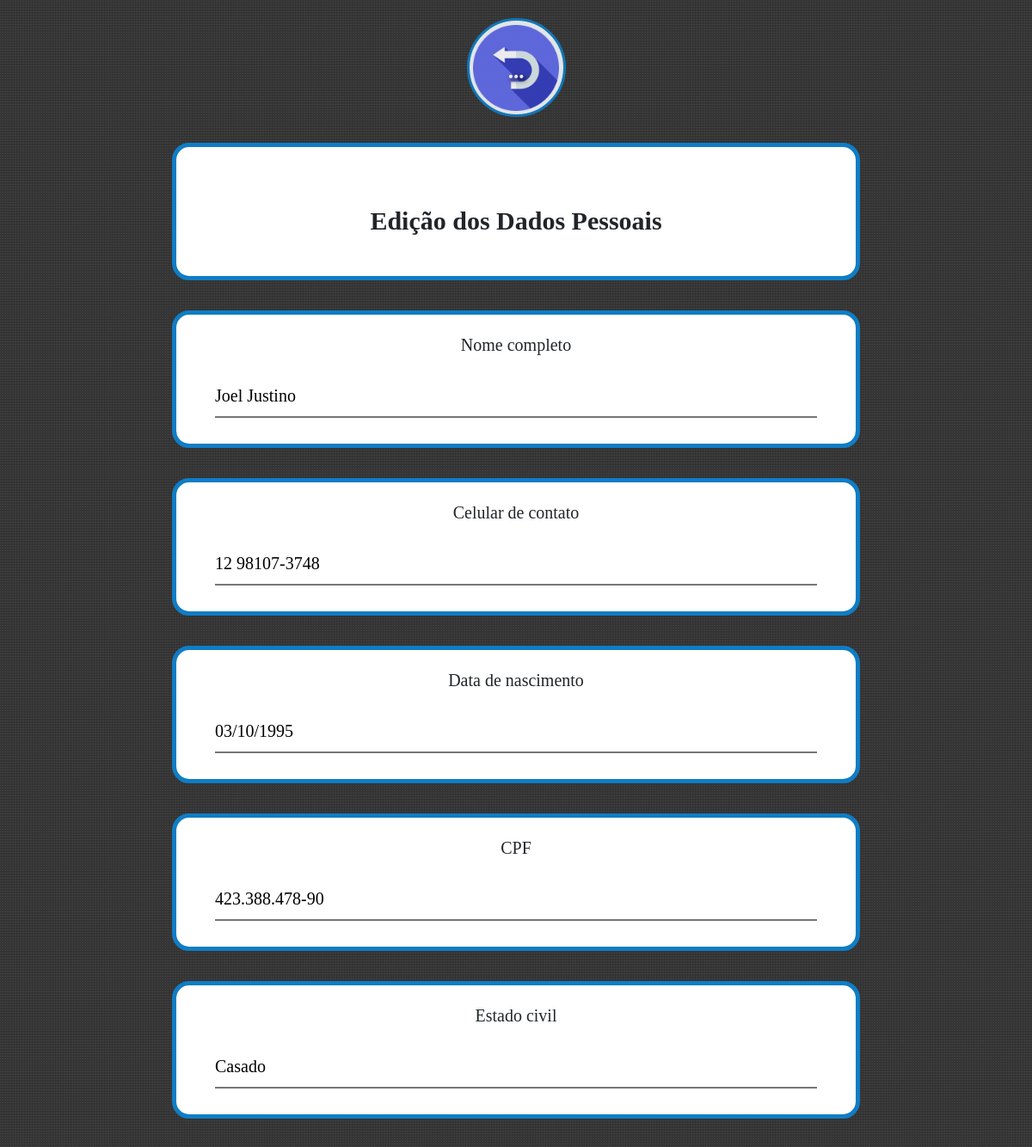
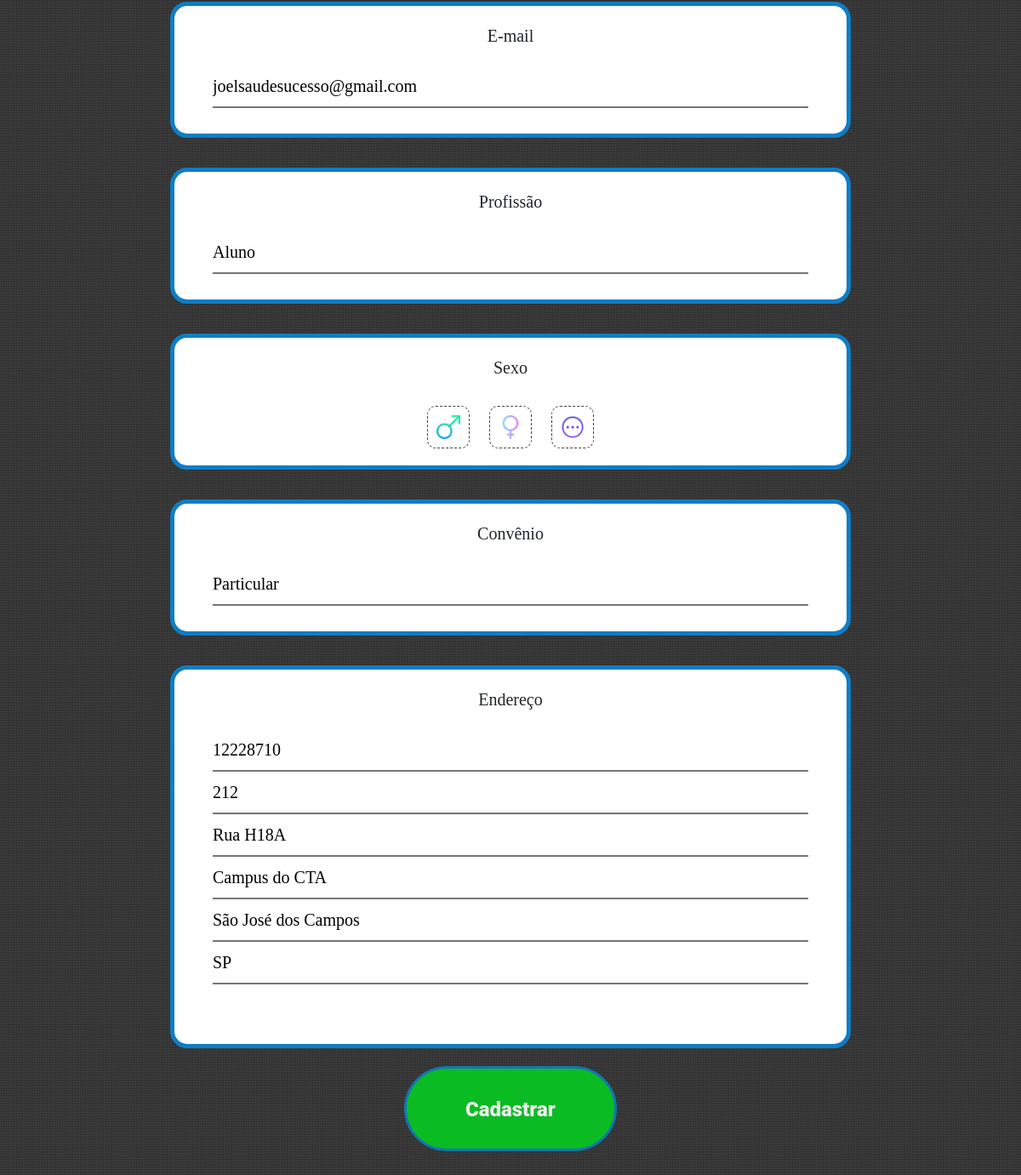
The page /php/editar_dados/editar_usuario.php?id_pac=9 on the database its author committed (2 pictures, top to bottom).
### tables this page shows
CREATE TABLE `dados_paciente` (
  `id_pac` int(11) NOT NULL,
  `CPF` varchar(14) DEFAULT NULL,
  `nome` varchar(40) DEFAULT NULL,
  `celular` varchar(14) DEFAULT NULL,
  `idade` varchar(10) DEFAULT NULL,
  `estado_civil` varchar(30) DEFAULT NULL,
  `email` varchar(40) DEFAULT NULL,
  `work` varchar(40) DEFAULT NULL,
  `gender` varchar(10) DEFAULT NULL,
  `convenio` varchar(20) DEFAULT NULL,
  `CEP` varchar(20) DEFAULT NULL,
  `ad_number` varchar(10) DEFAULT NULL,
  `street` varchar(40) DEFAULT NULL,
  `district` varchar(40) DEFAULT NULL,
  `city` varchar(40) DEFAULT NULL,
  `state` varchar(10) DEFAULT NULL,
  `criado` varchar(30) DEFAULT NULL,
  `modificado` varchar(30) DEFAULT NULL
);

### php/editar_dados/editar_usuario.php (the view, shortened to what this page needs)
<?php
    include_once("conexao.php");
    $id_pac = filter_input(INPUT_GET, 'id_pac', FILTER_SANITIZE_NUMBER_INT);
    $result_usuario = "SELECT * FROM dados_paciente WHERE id_pac = '$id_pac'";
    $resultado_usuario = mysqli_query($conn, $result_usuario);
    $row_usuario = mysqli_fetch_assoc($resultado_usuario);
?>
<html>
    <head>
        <?php include "./header.php"; ?>
	</head>
<body>
    <div class="top">
    </div>
    <div class="middle">
        <div id="home-dashboard">
            <?php include "menu.php"; ?>
            <div id="information" class="form-group">
                <p> Edição dos Dados Pessoais </p>
            </div>
            <form method="POST"	action="./proc_edit_usuario.php">
                <div class="form-group">
                    <div class="question">
                        <p2>Nome completo</p2>
                    </div>
                    <div class="answer">
                        <input type="text" name="nome" placeholder="Seu nome" value="<?php echo $row_usuario['nome']; ?>"/>
                    </div>
                </div>
                <div class="form-group">
                    <div class="question">
                        <p2>Celular de contato</p2>
                    </div>
                    <div class="answer">
                        <input type="text" name="celular" placeholder="12 98102-6589" value="<?php echo $row_usuario['celular']; ?>" maxlength="14" onkeypress="formatar_mascara(this,'## #####-####')"/>
                    </div>
                </div>
                <div class="form-group">
                    <div class="question">
                        <p2>Data de nascimento</p2>
                    </div>
                    <div class="answer">
                        <input type="text" name="idade" placeholder="01/01/2001" value="<?php echo $row_usuario['idade']; ?>" maxlength="10" onkeypress="formatar_mascara(this,'##/##/####')"/>
                    </div>
                </div>
                <div class="form-group">
                    <div class="question">
                        <p2>CPF</p2>
                    </div>
                    <div class="answer">
                        <input type="text" name="CPF" placeholder="123.456.789-11" value="<?php echo $row_usuario['CPF']; ?>" maxlength="14" onkeypress="formatar_mascara(this,'###.###.###-##')"/>
                    </div>
                </div>
                <div class="form-group">
                    <div class="question">
                        <p2>Estado civil</p2>
                    </div>
                    <div class="answer">
                        <input type="text" name="estado_civil" placeholder="Exemplo: Solteiro(a)" value="<?php echo $row_usuario['estado_civil']; ?>"/>
                    </div>
                </div>
                <div class="form-group">
                    <div class="question">
                        <p2>E-mail</p2>
                    </div>
                    <div class="answer">
                        <input type="email" name="email" placeholder="email@provedor.com" value="<?php echo $row_usuario['email']; ?>"/>
                    </div>
                </div>
                <div class="form-group">
                    <div class="question">
                        <p2>Profissão</p2>
                    </div>
                    <div class="answer">
                        <input type="text" name="work" placeholder="Exemplo: Professor" value="<?php echo $row_usuario['work']; ?>"/>
                    </div>
                </div>
                <div class="form-group">
                    <div class="question">
                        <p2>Sexo</p2>
                    </div>
                    <div class="answer-radio">
                        <label for="gen-man">
                            <img src="../../images/man.png" alt="I'm man" />
                        </label>
                        <label for="gen-woman">
                            <img src="../../images/woman.png" alt="I'm woman" />
                        </label>
                        <label for="gen-other">
                            <img src="../../images/other.png" alt="I'm other" />
                        </label>
                    </div>
                </div>
                <div class="form-group">
                    <div class="question">
                        <p2>Convênio</p2>
                    </div>
                    <div class="answer">
                        <input type="text" name="convenio" placeholder="Particular" value="<?php echo $row_usuario['convenio']; ?>"/>
                    </div>
                </div>
                <div class="form-address">
                    <div class="question">
                        <p2>Endereço</p2>
                    </div>
                    <div class="answer">
                        <input type="text" name="CEP" id="cep" placeholder="CEP" value="<?php echo $row_usuario['CEP']; ?>" onblur="pesquisacep(this.value);" />
                    </div>
                    <div class="answer">
                        <input type="text" name="ad_number" placeholder="Número da Casa ou Ap" value="<?php echo $row_usuario['ad_number']; ?>"/>
                    </div>
                    <div class="answer">
                        <input type="text" name="street" id="street" placeholder="Rua" value="<?php echo $row_usuario['street']; ?>"/>
                    </div>
                    <div class="answer">
                        <input type="text" name="district" id="district" placeholder="Bairro" value="<?php echo $row_usuario['district']; ?>"/>
                    </div>
                    <div class="answer">
                        <input type="text" name="city" id="city" placeholder="Cidade" value="<?php echo $row_usuario['city']; ?>"/>
                    </div>
                    <div class="answer">
                        <input type="text" name="state" id="state" placeholder="Estado" value="<?php echo $row_usuario['state']; ?>"/>
                    </div>
                </div>
                <input type="submit" id="btn-cadastro" class="btn-home" style="color: white; font-weight:800;" value="Cadastrar" name="enviar"><p></p></input>
            </form>
        </div>
    </div>
</body>
</html>

### css/style.css (style rules this page uses)
* { font-family: 'Roboto', sans-serif; font-size: 14px; margin: 0; padding: 0; }
html { height: 100%; }
body { min-height: 100vh ; display: flex; flex-direction: column; background-image: url("../images/pattern.png"),url('../images/img-3.png'); background-position: 48% 61%; }
.middle { margin: auto; text-align: center; -background-color:aqua; }
#home-dashboard { -background-color: brown; }
.btn-home { opacity: 0.9; font-size: 24px; border: 1px solid #ffffff; border-radius: 24px; transition-duration: 0.4s; width: 150px; height: 100px; cursor: pointer; padding: 30px; margin: 30px; display: inline-block; }
#btn-cadastro { background-color: #07ca21; -background-image: url("../images/btn-one.png") !important; background-size: 100px 100px; background-position: center; background-repeat: no-repeat; border: 3px; border-style: solid; border-radius: 50px; border-color: #0f7dc5; margin-top: 0%; width: 250px; height: 100px; }
.form-group { background-color: rgb(255, 255, 255); border: 5px; border-style: solid; border-color: #0f7dc5; border-radius: 20px; height: 160px; width: 800px; }
.form-group p { font-family: 'Bradley Hand', cursive; font-size: 30px; font-weight: 800; }
.form-group p2 { font-family: 'Calibri'; font-size: 20px; }
.form-address { background-color: rgb(255, 255, 255); border: 5px; border-style: solid; border-color: #0f7dc5; border-radius: 20px; height: 450px; width: 800px; }
.form-address p2 { font-family: 'Calibri'; font-size: 20px; }
.question { padding: 20px; }
input[type="text"], input[type='email'] { border-top: 0; border-left: 0; border-right: 0; outline: 0; height: 50px; width: 700px; font-family: 'Calibri'; font-size: 20px; }
input[type=radio] + label>img { border: 1px dashed #444; border-radius: 20%; width: 50px; height: 50px; transition: 500ms all; cursor: pointer; padding: 10px; margin: 10px; }

### php/editar_dados/header.php (style rules this page uses)
body { background-image: url("../../images/pattern.png"); }

### rows shown on the page
dados_paciente: nome "Joel Justino", celular "12 98107-3748", idade "03/10/1995", CPF "423.388.478-90", estado_civil "Casado", email "joelsaudesucesso@gmail.com", work "Aluno", convenio "Particular", CEP "12228710", ad_number "212", street "Rua H18A", district "Campus do CTA", city "São José dos Campos", state "SP"
